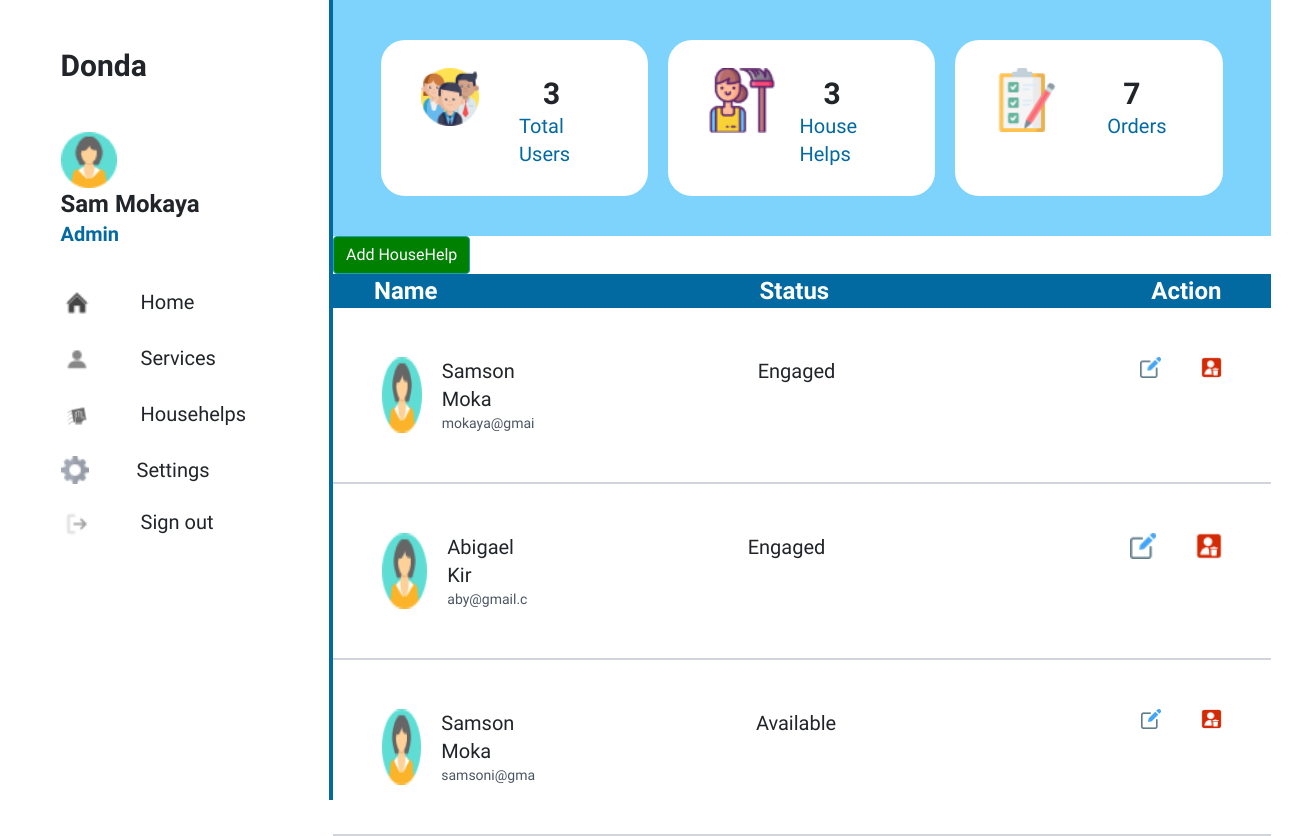
Page /admin/admin_househelps.php (signed in) on the committed database.
### tables this page shows
CREATE TABLE `users` (
  `ID` int(11) NOT NULL,
  `username` varchar(100) NOT NULL,
  `email` varchar(100) NOT NULL,
  `password` varchar(100) NOT NULL,
  `role` int(11) NOT NULL DEFAULT 2
);

CREATE TABLE `house_helps` (
  `ID` int(11) NOT NULL,
  `name` varchar(11) NOT NULL,
  `email` varchar(11) NOT NULL,
  `description` varchar(1000) NOT NULL,
  `phone_number` int(11) NOT NULL,
  `profile_pic` longblob NOT NULL,
  `status` varchar(100) NOT NULL DEFAULT 'Available'
);

### admin/admin_househelps.php (the view, shortened to what this page needs)
<?php
require 'config.php';
if(!empty($_SESSION["ID"]) && $_SESSION["role"] == 1){
    $ID = $_SESSION["ID"];
    $result= mysqli_query($conn, "SELECT * FROM users WHERE ID = $ID");
    $user =mysqli_fetch_assoc($result);
    $result= mysqli_query($conn, "SELECT * FROM users WHERE role = 2");
    $total_users=mysqli_num_rows($result);
    $result= mysqli_query($conn, "SELECT * FROM house_helps");
    $house_helps=mysqli_num_rows($result);
     $result= mysqli_query($conn, "SELECT * FROM orders");
     $orders=mysqli_num_rows($result);
}else{
    header("Location: http://localhost/HouseHelpApp/signin.php");
}
?>
<!DOCTYPE html>
<html lang="en">
<head>
    <script src="https://cdn.tailwindcss.com"></script>
<link rel="stylesheet" href="https://maxcdn.bootstrapcdn.com/bootstrap/4.0.0/css/bootstrap.min.css">
    <link rel="stylesheet" href="../css/style.css">
</head>
<body>
    <div class="container flex flex-row">
        <section class="w-1/4 border-solid border-r-4 border-sky-700" style="height: 100vh;">
            <div id="left-panel" class="pl-10 py-5">
                <p class="font-bold text-3xl"><a href="#">Donda</a></p>
                <div class="mt-5 w-auto">
                    <img class="w-14" src="../images/girl2.png" alt="">
                    <p class="text-2xl"><b><?php echo $user["username"] ?></b></p>
                    <p class="text-sky-700 text-xl"><b>Admin</b></p>
                </div>
                <ul class="mt-10">
                    <div class="flex flex-row mt-6">
                        <img class="w-8" src="../images/home.png" alt="home">
                        <li class="text-xl ml-5"><a href="http://localhost/HouseHelpApp/admin/admin.php">Home</a></li>
                    </div>
                    <div class="flex flex-row mt-6">
                        <img class="w-8" src="../images/profile2.png" alt="profile">
                        <li class="text-xl ml-5"><a href="http://localhost/HouseHelpApp/admin/admin_services.php">Services</a></li>
                    </div>
                    <div class="flex flex-row mt-6">
                        <img class="w-8" src="../images/house-help.png" alt="househelps">
                        <li class="text-xl ml-5"><a href="http://localhost/HouseHelpApp/admin/admin_househelps.php">Househelps</a></li>
                    </div>
                    <div class="flex flex-row mt-6">
                        <img class="w-7" src="../images/gear.png" alt="settings">
                        <li class="text-xl ml-5"><a href="#">Settings</a></li>
                    </div>
                    <div class="flex flex-row mt-6">
                        <img class="w-8" src="../images/logout.png" alt="logout">
                        <li class="text-xl ml-5"><a href="#">Sign out</a></li>
                    </div>
                </ul>
            </div>
        </section>
        <section class="w-3/4 h-1/3">
            <div id="counter" class="px-5 py-10  flex flex-row space-x-5 bg-sky-300">
                <div class=" w-72 flex flex-row bg-white px-10 py-7 rounded-3xl">
                    <div>
                        <img class="w-20" src="../images/users.png" alt="">
                    </div>
                    <div class="px-3 ml-4 mt-2">
                        <p class="text-3xl ml-4"><b><?php echo $total_users ?></b></p>
                        <p class="text-xl text-sky-700">Total Users</p>
                    </div>
                </div>
                <div class=" w-72 flex flex-row bg-white px-10 py-7 rounded-3xl">
                    <div>
                        <img class="w-20" src="../images/househelp.png" alt="">
                    </div>
                    <div class=" ml-4 mt-2">
                        <p class="text-3xl ml-4"><b><?php echo $house_helps ?></b></p>
                        <p class="text-xl text-sky-700">House Helps</p>
                    </div>
                </div>
                <div class=" w-72 flex flex-row bg-white px-10 py-7 rounded-3xl">
                    <div>
                        <img class="w-20" src="../images/checklist.png" alt="">
                    </div>
                    <div class="px-3 ml-4 mt-2">
                        <p class="text-3xl ml-4"><b><?php echo $orders ?></b></p>
                        <p class="text-xl text-sky-700 ml-2">Orders</p>
                    </div>
                </div>
            </div>
            <button type="button" style="background-color:Green;" class="btn btn-info" data-toggle="modal" data-target="#myModal">
                Add HouseHelp
                </button>
            <table width="100%">
                <tr class="flex flex-row space-x-80 px-10 bg-sky-700" width="100%">
                    <th class="text-2xl text-white">Name</th>
                    <th class="text-2xl text-white">Status</th>
                    <th class="text-2xl text-white">Action</th>
                </tr>
                <?php
                $query = "SELECT * FROM house_helps";
                $result= mysqli_query($conn, $query);
                while ($row = mysqli_fetch_array($result)){
                    ?>
                <tr class="flex flex-row space-x-52  px-5 py-5 border-solid border-b-2 border-gray-300" width="100%">
                    <td class="flex flex-row space-x-5">
                        <img class="w-12" src="../images/girl2.png" alt="">
                        <div>
                            <p class="text-xl"><?php echo $row["name"] ?></p>
                            <p class="text-sm text-gray-600"><?php echo $row["email"] ?></p>
                        </div>
                    </td>
                    <td>
                        <button class="text-xl"><?php echo $row["status"] ?></button>
                    </td>
                    <td class="flex flex-row space-x-10 pl-24">
                        <a href=""><img class="w-7" src="../images/edit.png" alt="edit"></a>
                        <a href=""><img class="w-7" src="../images/del.png" alt="delete"></a>
                    </td>
                </tr>
                <?php
                 }
                ?>
            </table>
        </section>
</body>
</html>

### css/style.css (style rules this page uses)
* { font-family: 'Jaldi', sans-serif; }

### rows in the picture
users: username "Sam Mokaya"
house_helps: name "Samson Moka", email "mokaya@gmai", status "Engaged"
house_helps: name "Abigael Kir", email "aby@gmail.c", status "Engaged"
house_helps: name "Samson Moka", email "samsoni@gma", status "Available"

### other values in the picture
$total_users "3"
$house_helps "3"
$orders "7"
